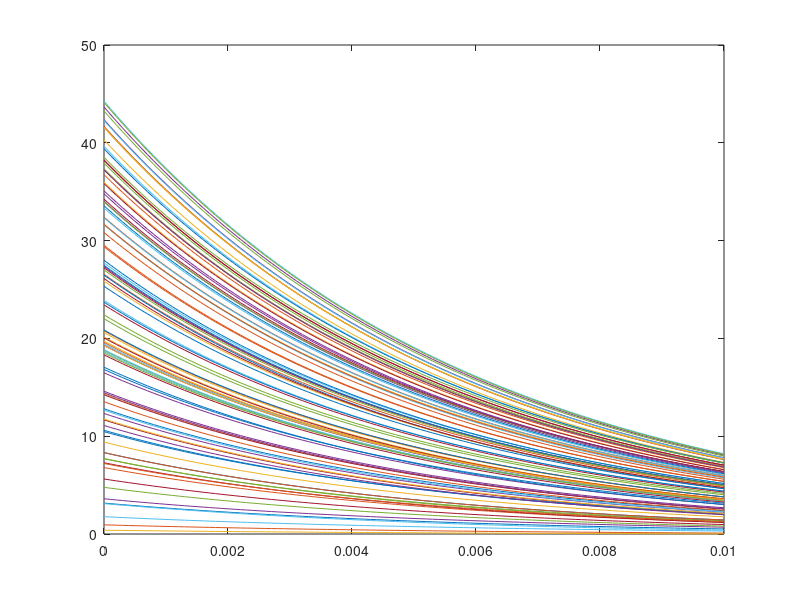
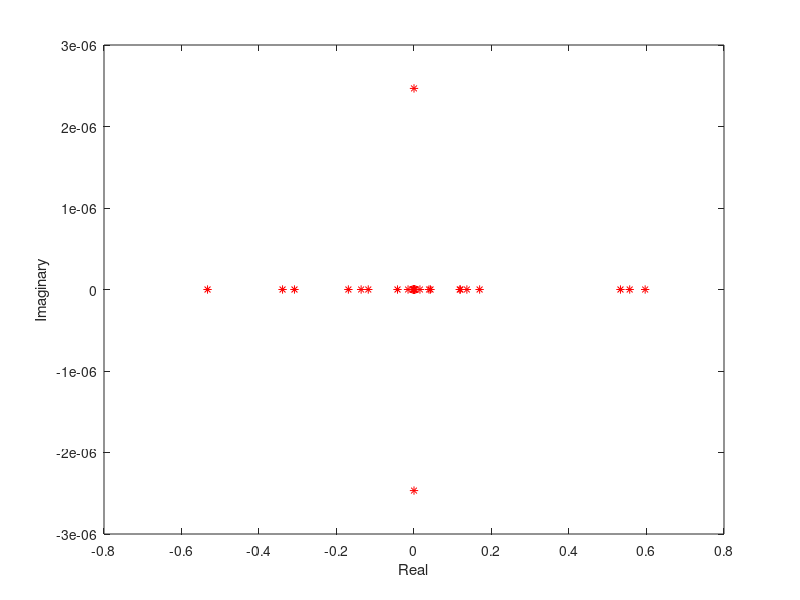
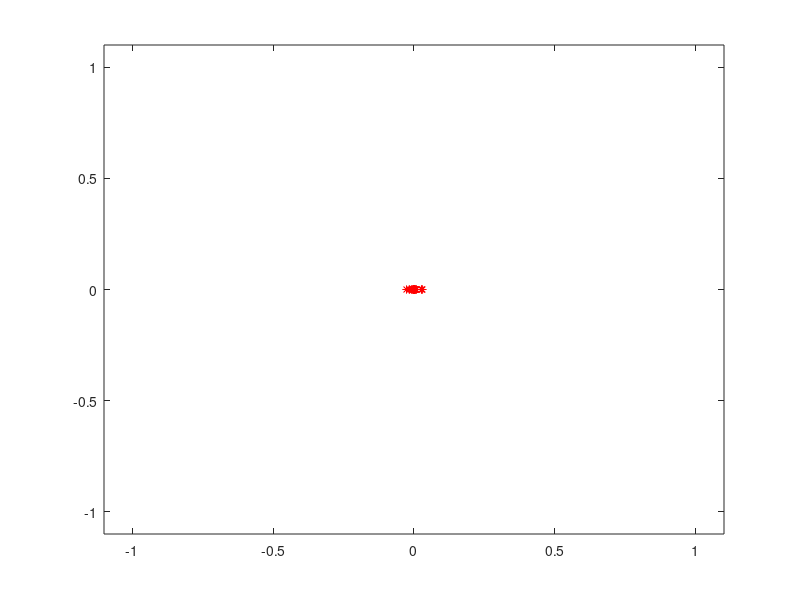

The MATLAB script that drew these images, in order:
function [re_o, Rates] = SteadyStateDynamicNormal

% Parameters:
N = 100; % network size;
tau_d = 0.200; %ms
tau_f = 0.150; %ms
U = zeros(1,N) + 0.20;
U = diag(U);
   
%Initializations
Re = 45*rand(N,1); %Initial Rates
ue = zeros(N,1);
xe = zeros(N,1) + 1;

%External Input
S_t = zeros(N,1);
S_t(5) = 2;
So = 10; %mv (mean current)
Input = zeros(N,N) + So;
Input(:,1) = Input(:,1) + S_t;
Sigma = zeros(N,N) + randn(N,N);
V = eye(N); %Input connectivity 

%Connectivity
meanw = 0; 
variancew = 4;
d = 0.10;
W  = sprandn (N,N,d)*(variancew^1/2) + meanw;
We = W - tril(W,-1) + tril(W,1)';


%Training
dt = 0.0001;
trainTime = size(Input,1);
L = trainTime; 
trainTime = size(Input,1);
Rates = zeros(N,L);  % complete state history
size(trainTime)
t(1) = 0;
Re(:,1) = Re;
ue(:,1) = ue;
xe(:,1) = xe;

for n = 1:L
 
   tau_m = 0.006;
   alpha = 1/tau_m; %ms tau_m
    alpha_ue = 1/tau_f; %ms tau_m
     alpha_xe = 1/tau_d; %ms tau_m


   Ds = (ue(:,n).*xe(:,n));
   Ds = diag(Ds);
   
 % Network activation
  
 h(:,n) = We*Ds*Re(:,n) + V*Input (:,n) + Sigma(:,n);
 %h(:,n) = sigmf(h(:,n),[2 4]);

    t(n+1) = t(n) + dt;
    Re(:,n+1) = Re(:,n) - dt*(alpha*(Re(:,n)+h(:,n)*sqrt(dt)));  
    Re(Re < 0) = 0; 
    
    ue(:,n+1) = ue(:,n) + dt*alpha_ue*((- ue(:,n)/tau_f) + U*(1 - ue(:,n)).*Re(:,n));
    ue(ue < 0) = 0;
    
    xe(:,n+1) = xe(:,n) + dt*alpha_xe*(((1 - xe(:,n))/tau_d) - xe(:,n).*ue(:,n).*Re(:,n));
    xe(xe > 1) = 1;
    xe(xe < 0) = 0;
 
     % save network activition
     Rates = Re; 
   
end

   
re_o = Rates(:,L);

plot(t,Re)

   evalues = eig(We*Ds);    % Get the eigenvalues of effective connectivity matrix

   figure(3) %   Plot real and imaginary parts
     plot(real(evalues),imag(evalues),'r*') 
     xlabel('Real')
     ylabel('Imaginary')
     
     figure(4) % Check if eigenspectrum lies whithin the unit circle when normalized
     plot(evalues/(sqrt(N)*variancew^1/2),'r*') 
     axis([-1.1 1.1 -1.1 1.1])
   
 
 
end
